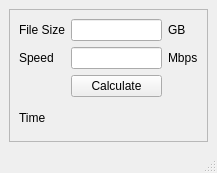
<?xml version="1.0" encoding="UTF-8"?>
<ui version="4.0">
 <class>MainWindow</class>
 <widget class="QMainWindow" name="MainWindow">
  <property name="geometry">
   <rect>
    <x>0</x>
    <y>0</y>
    <width>217</width>
    <height>173</height>
   </rect>
  </property>
  <property name="windowTitle">
   <string>Download Calculator</string>
  </property>
  <widget class="QWidget" name="centralwidget">
   <layout class="QGridLayout" name="gridLayout_2">
    <item row="0" column="0">
     <widget class="QFrame" name="frame">
      <property name="frameShape">
       <enum>QFrame::StyledPanel</enum>
      </property>
      <property name="frameShadow">
       <enum>QFrame::Raised</enum>
      </property>
      <layout class="QGridLayout" name="gridLayout">
       <item row="1" column="2">
        <widget class="QLabel" name="label_5">
         <property name="text">
          <string>Mbps</string>
         </property>
        </widget>
       </item>
       <item row="3" column="0">
        <widget class="QLabel" name="label_3">
         <property name="text">
          <string>Time</string>
         </property>
        </widget>
       </item>
       <item row="0" column="2">
        <widget class="QLabel" name="label_4">
         <property name="text">
          <string>GB</string>
         </property>
        </widget>
       </item>
       <item row="3" column="1">
        <widget class="QLabel" name="label_6">
         <property name="text">
          <string/>
         </property>
        </widget>
       </item>
       <item row="0" column="1">
        <widget class="QLineEdit" name="fileSizeEntry"/>
       </item>
       <item row="0" column="0">
        <widget class="QLabel" name="label">
         <property name="text">
          <string>File Size</string>
         </property>
        </widget>
       </item>
       <item row="1" column="1">
        <widget class="QLineEdit" name="dlSpeedEntry"/>
       </item>
       <item row="1" column="0">
        <widget class="QLabel" name="label_2">
         <property name="text">
          <string>Speed</string>
         </property>
        </widget>
       </item>
       <item row="2" column="1">
        <widget class="QPushButton" name="calculateButton">
         <property name="text">
          <string>Calculate</string>
         </property>
        </widget>
       </item>
      </layout>
     </widget>
    </item>
   </layout>
  </widget>
  <widget class="QMenuBar" name="menubar">
   <property name="geometry">
    <rect>
     <x>0</x>
     <y>0</y>
     <width>217</width>
     <height>21</height>
    </rect>
   </property>
  </widget>
  <widget class="QStatusBar" name="statusbar"/>
 </widget>
 <resources/>
 <connections/>
</ui>
